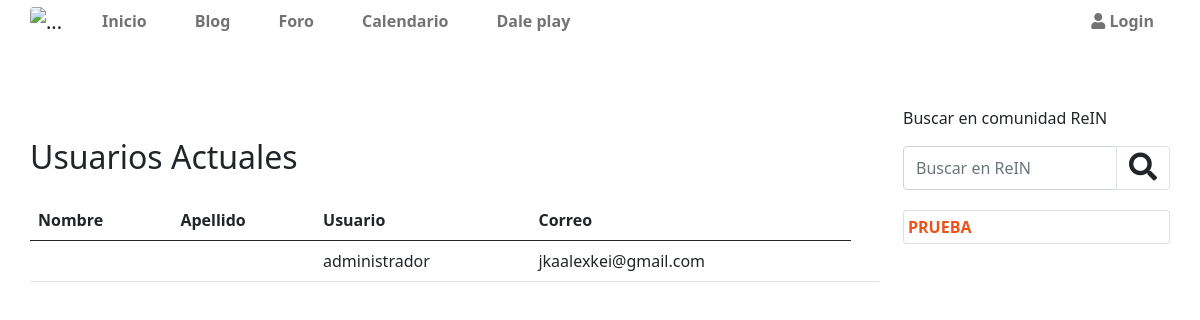
Before: /apprein/listarusuarios/ with the older database file.
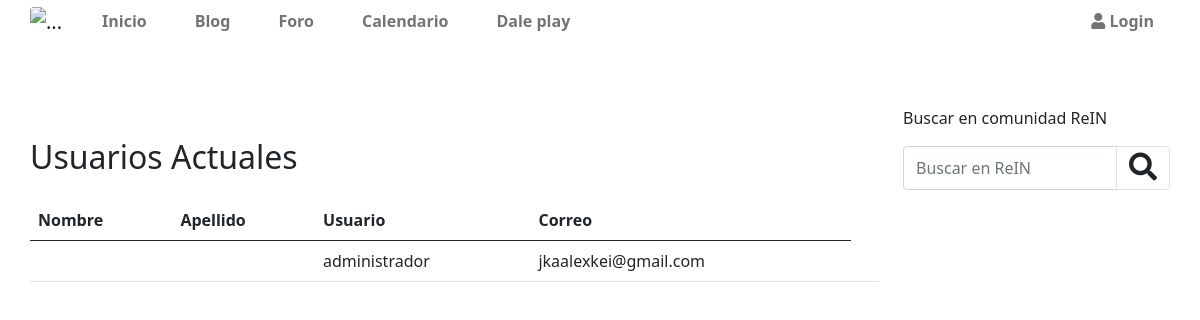
After: the same page with the newer database file.
### appcategorias/models.py (models this page shows, shortened)
class categorias(models.Model):
    nombre=models.CharField(max_length=50)
    created=models.DateTimeField(auto_now_add=True)
    updated=models.DateTimeField(auto_now_add=True)
    class Meta:
        verbose_name='categoria'
        verbose_name_plural='categorias'
        ordering = ['-created']

### apprein/views.py (the view)
# urls.py: path('listarusuarios/',views.listarusuarios,name='listarusuarios')
def listarusuarios(request):
     usuarios = User.objects.all()
     contexto = {
          'usuarios':usuarios
     }
     return render(request,'apprein/listadousuarios.html',contexto)

### apprein/context_processors.py (called while the page is built)
def data_templates(request):
    cat = categorias.objects.all()
    subcat = subcategorias.objects.all()
    blog = blogm.objects.all()
    notiblog = notificacionesblog.objects.all().count()
    notiforo = notificacionesforo.objects.all().count()
    notieventos = notificacioneseventos.objects.all().count()
    return{
        'categorias':cat,
        'subcat':subcat,
        'notificaciones':(notiblog+notiforo+notieventos)
    }

### apprein/templates/apprein/listadousuarios.html (shortened to what this page needs)
    {% extends 'apprein/plantilla.html' %}
    {% load humanize %}
    {% load static %}
    {% block content %}
      <div class="row mt-5">
          <div class="col-12">
              <h2 class="mb-4">Usuarios Actuales</h2>
          </div>
          <div class="col-12">
            {% if usuarios %}
            <table class="table">
                <thead>
                  <tr>
                    <th scope="col">Nombre</th>
                    <th scope="col">Apellido</th>
                    <th scope="col">Usuario</th>
                    <th scope="col">Correo</th>
                  </tr>
                </thead>
                <tbody>
                    {% for usr in usuarios %}
                        <tr>
                            <td>{{usr.nombre }}</td>
                            <td>{{usr.apellido }}</td>
                            <td>{{usr.username }}</td>
                            <td>{{usr.email }}</td>
                            <td>{{usr.created | naturalday }}</td>
                         </tr>
                        {% endfor %}
                </tbody>
              </table>
              {% else %}
                    <div class="col-12 text-warning"><p>No hay usuarios registrados</p></div>
              {% endif %}
          </div>
      </div>
      {% endblock  %}

### apprein/templates/apprein/snipets/apprein/sidebar.html (shortened to what this page needs)
<div class="col-12 col-lg-3">
    <p class="mt-3">Buscar en comunidad ReIN</p>
    <form action="/apprein/buscador/" method="get" class="d-flex">
        <div class="input-group mb-3">
          <input type="text" name="buscar" class="form-control" value="{{valor}}"  placeholder="Buscar en ReIN" aria-label="Recipient's username" aria-describedby="button-addon2">
          <button class="btn btn-outline-light border" type="submit" id="button-addon2"><i class="fas fa-search fs-3 text-dark"></i></button>
        </div>
      </form>
    {% if categorias %}
        {% for cat in categorias  %}
        <ul class="list-group">
            <li class="list-group-item d-flex my-1 justify-content-between p-1 ">
                <div class="d-flex">
                    <a href="{% url 'resultadosporcategoria' cat.id %}" class=" text-uppercase enlace m-auto fw-bold">{{cat.nombre}}</a>
                </div>
            </li>
        </ul>
        {% endfor %}
    {% endif %}
    </div>
  </div>

Changed rows visible on the page:
removed categorias: nombre "PRUEBA"
